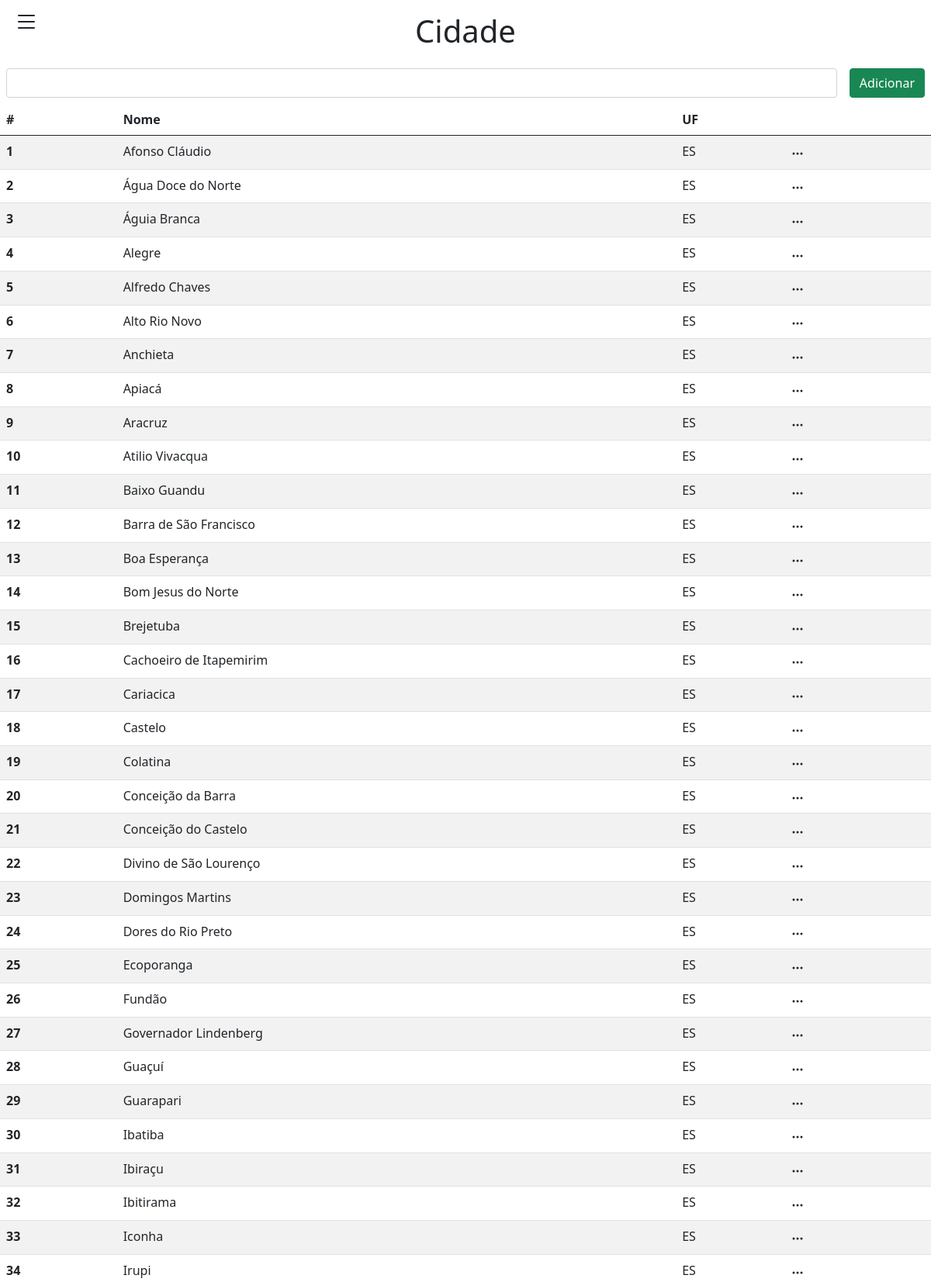
Screenshot of /system/cidade.php?c=1 (upper part) with the database file from the repository.
### tables this page shows
CREATE TABLE IF NOT EXISTS `cad_cidade` (
`cid_id` int NOT NULL AUTO_INCREMENT,
`cid_nome` varchar(150) NOT NULL ,
`cid_uf_id` int NOT NULL ,
`cid_ibge` varchar(255) DEFAULT NULL ,
`cid_dthrinclusao` timestamp DEFAULT CURRENT_TIMESTAMP ,
`cid_ativo` int DEFAULT 1 ,
PRIMARY KEY (`cid_id`)
);

CREATE TABLE IF NOT EXISTS `cad_uf` (
`uf_id` int NOT NULL AUTO_INCREMENT,
`uf_nome` varchar(150) NOT NULL ,
`uf_sigla` varchar(5) NOT NULL ,
PRIMARY KEY (`uf_id`)
);

### system/cidade.php (the view, shortened to what this page needs)
<?php
require_once('../src/php/connection/connection.php');
$sql = "SELECT cid_id, cid_nome, uf_sigla, cid_ativo FROM cad_cidade LEFT JOIN cad_uf ON cid_uf_id = uf_id WHERE cid_ativo = 1 LIMIT 110";
$query = mysqli_query($connection, $sql);
?>
<!DOCTYPE html>
<html lang="pt-br">
<head>
  <link href="https://cdn.jsdelivr.net/npm/bootstrap@5.0.2/dist/css/bootstrap.min.css" rel="stylesheet">
</head>
<body>
  <?php require_once('menu.php'); ?>
  <h1 class="text-center mt-3 mb-3">Cidade</h1>
  <div class="d-flex justify-content-end gap-3 p-2">
    <input type="text" class="form-control">
    <button class="btn btn-success" data-bs-toggle="modal" data-bs-target="#adicionarModal">Adicionar</button>
  </div>
  <table class="table table-striped">
    <thead>
      <tr>
        <th scope="col">#</th>
        <th scope="col">Nome</th>
        <th scope="col">UF</th>
        <th scope="col"></th>
      </tr>
    </thead>
    <tbody>
      <?php while ($dados = mysqli_fetch_array($query)) { ?>
        <tr>
          <th scope="row"><?php echo $dados['cid_id']; ?></th>
          <td><?php echo $dados['cid_nome']; ?></td>
          <td><?php echo $dados['uf_sigla']; ?></td>
          <td>
            <button class="btn btn-transparent pt-0 pb-0" type="button" id="dropdownMenuButton1" data-bs-toggle="dropdown" aria-expanded="false">
              <svg xmlns="http://www.w3.org/2000/svg" width="16" height="16" fill="currentColor" class="bi bi-three-dots" viewBox="0 0 16 16">
                <path d="M3 9.5a1.5 1.5 0 1 1 0-3 1.5 1.5 0 0 1 0 3m5 0a1.5 1.5 0 1 1 0-3 1.5 1.5 0 0 1 0 3m5 0a1.5 1.5 0 1 1 0-3 1.5 1.5 0 0 1 0 3" />
              </svg>
            </button>
          </td>
        </tr>
      <?php } ?>
    </tbody>
  </table>
</body>
</html>

### rows the page displays
cad_cidade: cid_id "1", cid_nome "Afonso Cláudio", cad_uf.uf_sigla "ES"
cad_cidade: cid_id "2", cid_nome "Água Doce do Norte", cad_uf.uf_sigla "ES"
cad_cidade: cid_id "3", cid_nome "Águia Branca", cad_uf.uf_sigla "ES"
cad_cidade: cid_id "4", cid_nome "Alegre", cad_uf.uf_sigla "ES"
cad_cidade: cid_id "5", cid_nome "Alfredo Chaves", cad_uf.uf_sigla "ES"
cad_cidade: cid_id "6", cid_nome "Alto Rio Novo", cad_uf.uf_sigla "ES"
cad_cidade: cid_id "7", cid_nome "Anchieta", cad_uf.uf_sigla "ES"
cad_cidade: cid_id "8", cid_nome "Apiacá", cad_uf.uf_sigla "ES"
cad_cidade: cid_id "9", cid_nome "Aracruz", cad_uf.uf_sigla "ES"
cad_cidade: cid_id "10", cid_nome "Atilio Vivacqua", cad_uf.uf_sigla "ES"
cad_cidade: cid_id "11", cid_nome "Baixo Guandu", cad_uf.uf_sigla "ES"
cad_cidade: cid_id "12", cid_nome "Barra de São Francisco", cad_uf.uf_sigla "ES"
cad_cidade: cid_id "13", cid_nome "Boa Esperança", cad_uf.uf_sigla "ES"
cad_cidade: cid_id "14", cid_nome "Bom Jesus do Norte", cad_uf.uf_sigla "ES"
cad_cidade: cid_id "15", cid_nome "Brejetuba", cad_uf.uf_sigla "ES"
cad_cidade: cid_id "16", cid_nome "Cachoeiro de Itapemirim", cad_uf.uf_sigla "ES"
cad_cidade: cid_id "17", cid_nome "Cariacica", cad_uf.uf_sigla "ES"
cad_cidade: cid_id "18", cid_nome "Castelo", cad_uf.uf_sigla "ES"
cad_cidade: cid_id "19", cid_nome "Colatina", cad_uf.uf_sigla "ES"
cad_cidade: cid_id "20", cid_nome "Conceição da Barra", cad_uf.uf_sigla "ES"
cad_cidade: cid_id "21", cid_nome "Conceição do Castelo", cad_uf.uf_sigla "ES"
cad_cidade: cid_id "22", cid_nome "Divino de São Lourenço", cad_uf.uf_sigla "ES"
cad_cidade: cid_id "23", cid_nome "Domingos Martins", cad_uf.uf_sigla "ES"
cad_cidade: cid_id "24", cid_nome "Dores do Rio Preto", cad_uf.uf_sigla "ES"
cad_cidade: cid_id "25", cid_nome "Ecoporanga", cad_uf.uf_sigla "ES"
cad_cidade: cid_id "26", cid_nome "Fundão", cad_uf.uf_sigla "ES"
cad_cidade: cid_id "27", cid_nome "Governador Lindenberg", cad_uf.uf_sigla "ES"
cad_cidade: cid_id "28", cid_nome "Guaçuí", cad_uf.uf_sigla "ES"
cad_cidade: cid_id "29", cid_nome "Guarapari", cad_uf.uf_sigla "ES"
cad_cidade: cid_id "30", cid_nome "Ibatiba", cad_uf.uf_sigla "ES"
cad_cidade: cid_id "31", cid_nome "Ibiraçu", cad_uf.uf_sigla "ES"
cad_cidade: cid_id "32", cid_nome "Ibitirama", cad_uf.uf_sigla "ES"
cad_cidade: cid_id "33", cid_nome "Iconha", cad_uf.uf_sigla "ES"
cad_cidade: cid_id "34", cid_nome "Irupi", cad_uf.uf_sigla "ES"
